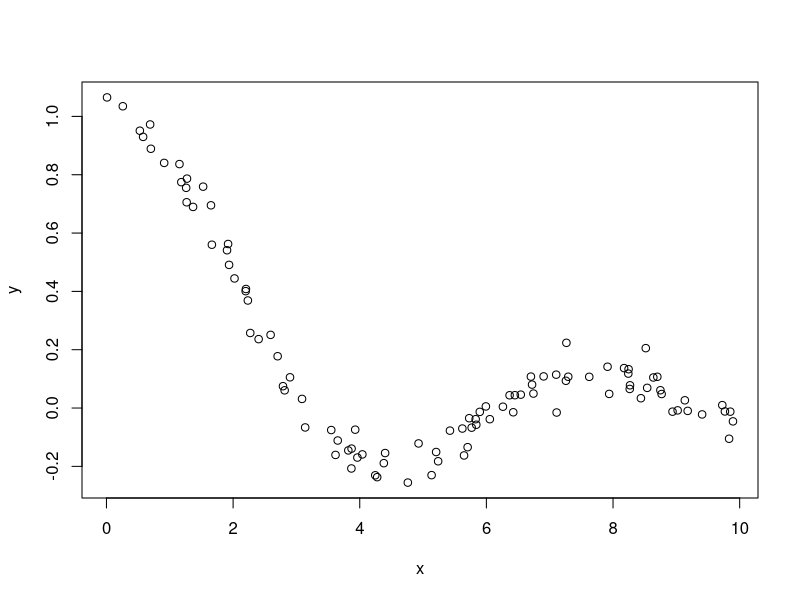

This chart was generated by the following R code:
setwd("~/git/fortuna/gp")

rm(list = ls())

N = 100
x.range = c(0, 10)

f = function(x) sin(x) / x

x = runif(N, x.range[1], x.range[2])
y = sapply(x, f) + rnorm(N, sd = 0.05)

plot(y ~ x)

save(x, y, N, file = "data.RData")
